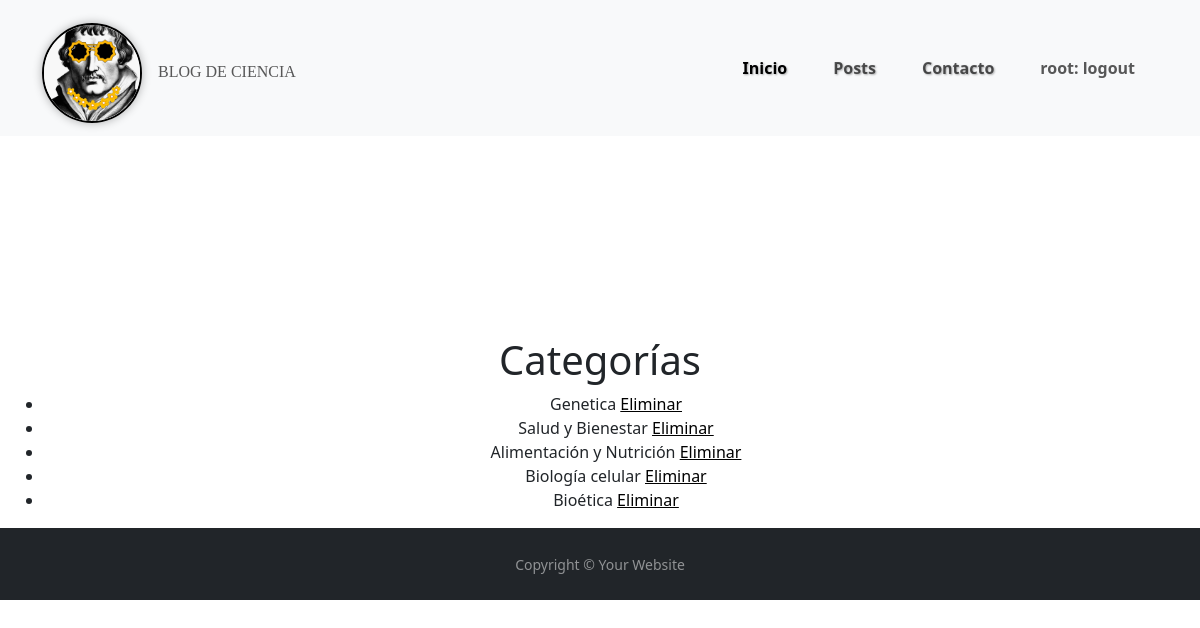
The app's page /categoria/ (signed in) with its own data.
### apps/usuario/models.py (models this page shows, shortened)
class Usuario (AbstractUser):
    imagen = models.ImageField(null= True, blank= True, upload_to='usuarios', default= 'usuario/user_default.png')

### apps/posts/models.py (models this page shows, shortened)
class Categoria (models.Model):
    nombre = models.CharField (max_length=30, null= False)

### apps/posts/views.py (the view)
# urls.py: path('categoria/', CategoriaListView.as_view(), name='categoria_list'),
class CategoriaListView(ListView):
    model = Categoria
    template_name = 'posts/categoria_list.html'
    context_object_name = 'categorias'

### templates/posts/categoria_list.html
{% extends 'base.html' %}
{% block contenido %}
<center>
    <div class="container-fluid" style="margin-top: 200px;">
        <h1>Categorías</h1>
        <ul>
            {% for categoria in categorias %}
            <li>{{ categoria.nombre }}
                <a style="color: black;" href="{% url 'apps.posts:categoria_delete' pk=categoria.pk %}">Eliminar</a>
            </li>
            {% empty %}
            <li>No hay categorías</li>
            {% endfor %}
        </ul>
    </div>
</center>
{% endblock %}

### templates/base.html (shortened to what this page needs)
{% load static %}
{% load colaborador_tags %}
<!doctype html>
<html lang="es-ar">
    <head>
        <link
            href="https://cdn.jsdelivr.net/npm/bootstrap@5.3.2/dist/css/bootstrap.min.css"
            rel="stylesheet"
        />
        <link rel="stylesheet" href= "{% static 'css/style.css' %}">
    </head>
    <body>
        <header>
          <nav class="navbar navbar-expand-lg navbar-light bg-light">
                <div class="container">  <a class="navbar-brand" href="{% url 'apps.posts:posts' %}">
                  <img src="{% static 'img/GB.jpg' %}" alt="Logo" class="rounded-circle img-fluid" style="width: 100px; height: 100px; border: 2px solid #000;">
                </a>
                <span class="navbar-text ml-auto" style= "font-family: 'Bangers', cursive; font-weight: 400;">  BLOG DE CIENCIA
                </span>
                <div class="collapse navbar-collapse justify-content-end" id="navbarNav">
                  <ul class="navbar-nav">
                    <li class="nav-item">
                      <a class="nav-link active" aria-current="page" href="{% url 'index' %}">Inicio</a>
                    </li>
                    <li class="nav-item">
                      <a class="nav-link" href="{% url 'apps.posts:posts' %}">Posts</a>
                    </li>
                    <li class="nav-item">
                      <a class="nav-link" href="{% url 'contacto' %}">Contacto</a>
                    </li>
                    {% if user.is_authenticated %}
                    <li class="nav-item">
                      <form action="{% url 'apps.usuario:logout' %}" method="post" class="d-flex">
                        <button class="nav-link" type="submit">{{ user.username }}: logout</button>
                      </form>
                    </li>
                    {% else %}
                    <li class="nav-item">
                      <a class="nav-link" href="{% url 'login' %}">Login</a>
                    </li>
                    {% endif %}
                  </ul>
                </div>
              </div>
            </nav>
          </header>
        {% block contenido %}
        {% endblock %}
        <footer id="sticky-footer" class="flex-shrink-0 py-4 bg-dark text-white-50">
            <div class="container text-center">
              <small>Copyright &copy; Your Website</small>
            </div>
          </footer>
    </body>
</html>

### static/css/style.css (style rules this page uses)
.navbar-brand .rounded-circle { width: 300px; height: 100px; border-radius: 100%; border: 2px solid #fff; box-shadow: 0px 0px 10px rgba(0, 0, 0, 0.3); object-fit: cover; }
.navbar-nav .nav-item { font-weight: bold; color: rgb(53, 48, 48); text-decoration: ; text-shadow: 1px 1px 2px rgba(0, 0, 0, 0.3); margin: 0 15px; }
.navbar-brand, .navbar-text { padding-top: 15px; }

### records on screen
Usuario: username "root"
Categoria: nombre "Genetica"
Categoria: nombre "Salud y Bienestar"
Categoria: nombre "Alimentación y Nutrición"
Categoria: nombre "Biología celular"
Categoria: nombre "Bioética"
